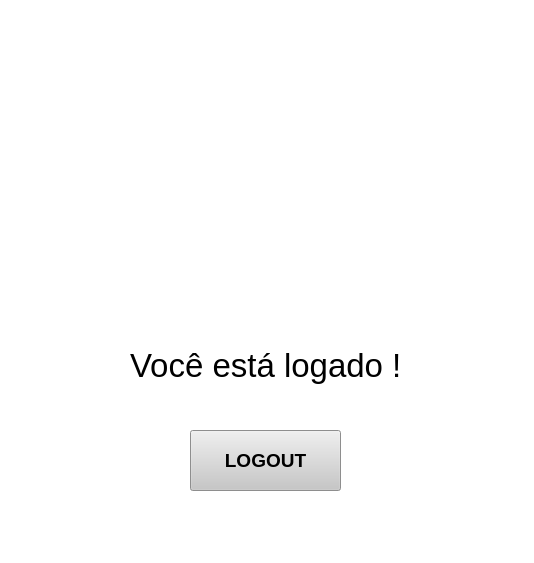
<?xml version="1.0" encoding="UTF-8"?>
<ui version="4.0">
 <class>MainWindow</class>
 <widget class="QMainWindow" name="MainWindow">
  <property name="geometry">
   <rect>
    <x>0</x>
    <y>0</y>
    <width>534</width>
    <height>563</height>
   </rect>
  </property>
  <property name="windowTitle">
   <string>MainWindow</string>
  </property>
  <property name="styleSheet">
   <string notr="true">background-color: rgb(255, 255, 255);</string>
  </property>
  <widget class="QWidget" name="centralwidget">
   <widget class="QLabel" name="label">
    <property name="geometry">
     <rect>
      <x>130</x>
      <y>340</y>
      <width>321</width>
      <height>51</height>
     </rect>
    </property>
    <property name="font">
     <font>
      <pointsize>25</pointsize>
     </font>
    </property>
    <property name="styleSheet">
     <string notr="true">backgrond:rgb(255, 255, 255)</string>
    </property>
    <property name="text">
     <string>Você está logado !</string>
    </property>
   </widget>
   <widget class="QPushButton" name="pushButton">
    <property name="geometry">
     <rect>
      <x>190</x>
      <y>430</y>
      <width>151</width>
      <height>61</height>
     </rect>
    </property>
    <property name="font">
     <font>
      <pointsize>14</pointsize>
      <weight>75</weight>
      <bold>true</bold>
     </font>
    </property>
    <property name="styleSheet">
     <string notr="true">background-color: rgb(199, 199, 199)</string>
    </property>
    <property name="text">
     <string>LOGOUT</string>
    </property>
   </widget>
   <widget class="QLabel" name="label_2">
    <property name="geometry">
     <rect>
      <x>10</x>
      <y>40</y>
      <width>511</width>
      <height>291</height>
     </rect>
    </property>
    <property name="text">
     <string/>
    </property>
    <property name="pixmap">
     <pixmap>LogoProjeto Pretos e Brancos.png</pixmap>
    </property>
   </widget>
   <zorder>label_2</zorder>
   <zorder>label</zorder>
   <zorder>pushButton</zorder>
  </widget>
  <widget class="QMenuBar" name="menubar">
   <property name="geometry">
    <rect>
     <x>0</x>
     <y>0</y>
     <width>534</width>
     <height>21</height>
    </rect>
   </property>
  </widget>
  <widget class="QStatusBar" name="statusbar"/>
 </widget>
 <resources/>
 <connections/>
</ui>
